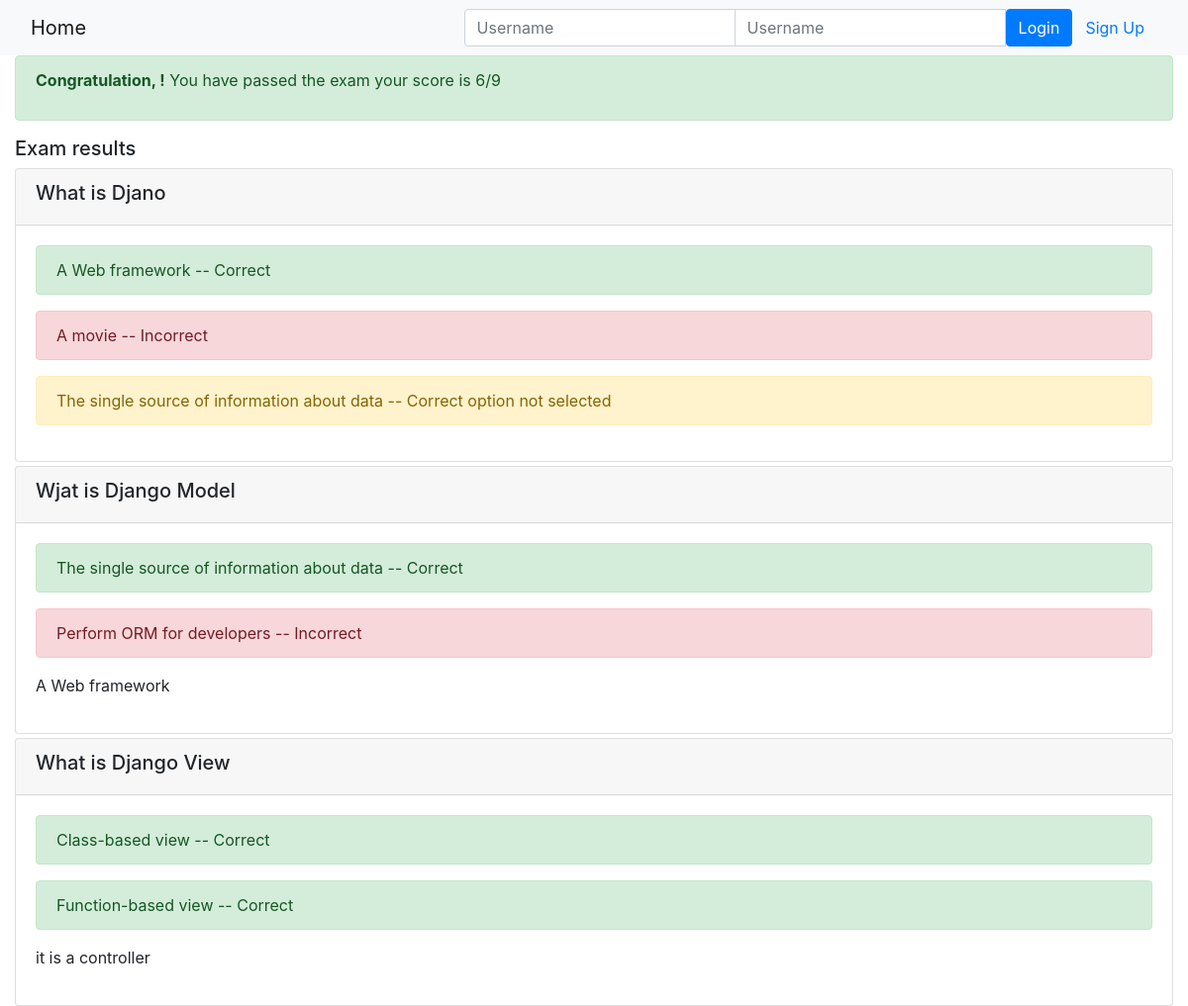
/onlinecourse/2/submission/2/result/, run on the app's committed database.
### onlinecourse/models.py (models this page shows)
class Question(models.Model):
    course = models.ManyToManyField(Course, related_name = 'questions')
    question_text = models.CharField(max_length=200)
    grade = models.IntegerField(default=0)
    def is_get_score(self, selected_ids):
        all_answers = self.choices.filter(is_correct=True).count()
        print ('pyt', self.question_text)
        print ('all answers', all_answers)
        selected_correct = self.choices.filter(is_correct=True, id__in=selected_ids).count()
        print ( 'sellecte correct', selected_correct)
        if all_answers == selected_correct:
            return True
        else:
            return False

class Choice (models.Model):
    question = models.ManyToManyField(Question, related_name = 'choices')
    choice_text = models.CharField(max_length = 200)
    is_correct = models.BooleanField(default=False)

### onlinecourse/views.py (the view)
# urls.py: path('<int:course_id>/submission/<int:submission_id>/result/', views.show_exam_result, name='show_exam_result'),
def show_exam_result(request, course_id, submission_id):
    from django.db.models import Sum
    course = Course.objects.get(pk=course_id)
    submission = Submission.objects.get(pk=submission_id)
    selected_choices = submission.choices.all()
    print (selected_choices)
    questions_all = course.questions.all()
    total_mark = round(course.questions.all().aggregate(Sum("grade"))["grade__sum"])
    print ("total ", total_mark)
    grade = 0
    for question in questions_all:
        if question.is_get_score(selected_choices):
            grade += question.grade
    print ( "grade", grade)
    print ( "result", round(grade/total_mark))
    context = {
        'course': course,
        'grade': round(grade),
        'total_mark': total_mark,
        'questions': questions_all,
        'selected_choices': selected_choices,
        'result': round(grade/total_mark),
    }
    return render(request , 'onlinecourse/exam_result_bootstrap.html' , context)

### onlinecourse/templates/onlinecourse/exam_result_bootstrap.html (shortened to what this page needs)
<!DOCTYPE html>
<html lang="en">
<head>
    {% load static %}
    <link rel="stylesheet" href="https://maxcdn.bootstrapcdn.com/bootstrap/4.5.2/css/bootstrap.min.css">
</head>
<body>
 <nav class="navbar navbar-light bg-light">
    <div class="container-fluid">
        <div class="navbar-header">
              <a class="navbar-brand" href="{% url 'onlinecourse:index' %}">Home</a>
        </div>
        <ul class="nav navbar-nav navbar-right">
            {% if user.is_authenticated %}
            <li>
                <a class="btn btn-link" href="#">{{ user.first_name }}({{ user.username }})</a>
                <a class="btn btn-link" href="{% url 'onlinecourse:logout' %}">Logout</a>
            </li>
            {% else %}
            <li>
                <form class="form-inline" action="{% url 'onlinecourse:login' %}" method="post">
                    <div class="input-group">
                        <input type="text" class="form-control" placeholder="Username" name="username" >
                        <input type="password" class="form-control" placeholder="Username" name="psw" >
                        <button class="btn btn-primary" type="submit">Login</button>
                        <a class="btn btn-link" href="{% url 'onlinecourse:registration' %}">Sign Up</a>
                    </div>
                </form>
            </li>
            {% endif %}
        </ul>
    </div>
</nav>
<div class="container-fluid">
    {% if result > 0.80 %}
    <div class="alert alert-success">
       <p><b>Congratulation, {{ user.username }}!</b> You have  passed the exam your score is {{grade}}/{{total_mark}}<p>
    </div>
        {% else %}
        <div class="alert alert-danger">
                <p>Failed, {{ user.username }}! You have failed the exam your score is {{grade}}/{{total_mark}}<p>
        </div>
        <a class="btn btn-link text-danger" href="{% url 'onlinecourse:course_details' course.id %}">Re-test</a>
        {% endif %}
        <div class="card-columns-vertical mt-1">
        <h5 class="">Exam results</h5>
            {% for question in questions %}
            <div class="card mt-1">
                <div class="card-header"><h5>{{ question.question_text }}</h5></div>
                <div class="card-body">
                    {% for choice in question.choices.all %}
                        {% if choice in selected_choices %}
                            {% if choice.is_correct%}
                                <p class="alert alert-success">{{choice.choice_text}}  -- Correct<p>
                            {% else %}
                                <p class="alert alert-danger">{{choice.choice_text}}  -- Incorrect<p>
                            {% endif %}
                        {% else %}
                            {% if choice.is_correct %}
                                <p class="alert alert-warning">{{choice.choice_text}}  -- Correct option not selected<p>
                            {% else %}
                                <p>{{choice.choice_text}}<p>
                            {% endif %}
                        {% endif %}
                    {% endfor %}
                </div>
            </div>
            {% endfor %}
        </div>
    </div>
</body>
</html>

### data on the page
Question: question_text "What is Djano"
Choice: choice_text "A Web framework"
Choice: choice_text "A movie"
Choice: choice_text "The single source of information about data"
Question: question_text "Wjat is Django Model"
Choice: choice_text "The single source of information about data"
Choice: choice_text "Perform ORM for developers"
Choice: choice_text "A Web framework"
Question: question_text "What is Django View"
Choice: choice_text "Class-based view"
Choice: choice_text "Function-based view"
Choice: choice_text "it is a controller"

### other printed values
{{ grade }} "6"
{{ total_mark }} "9"
